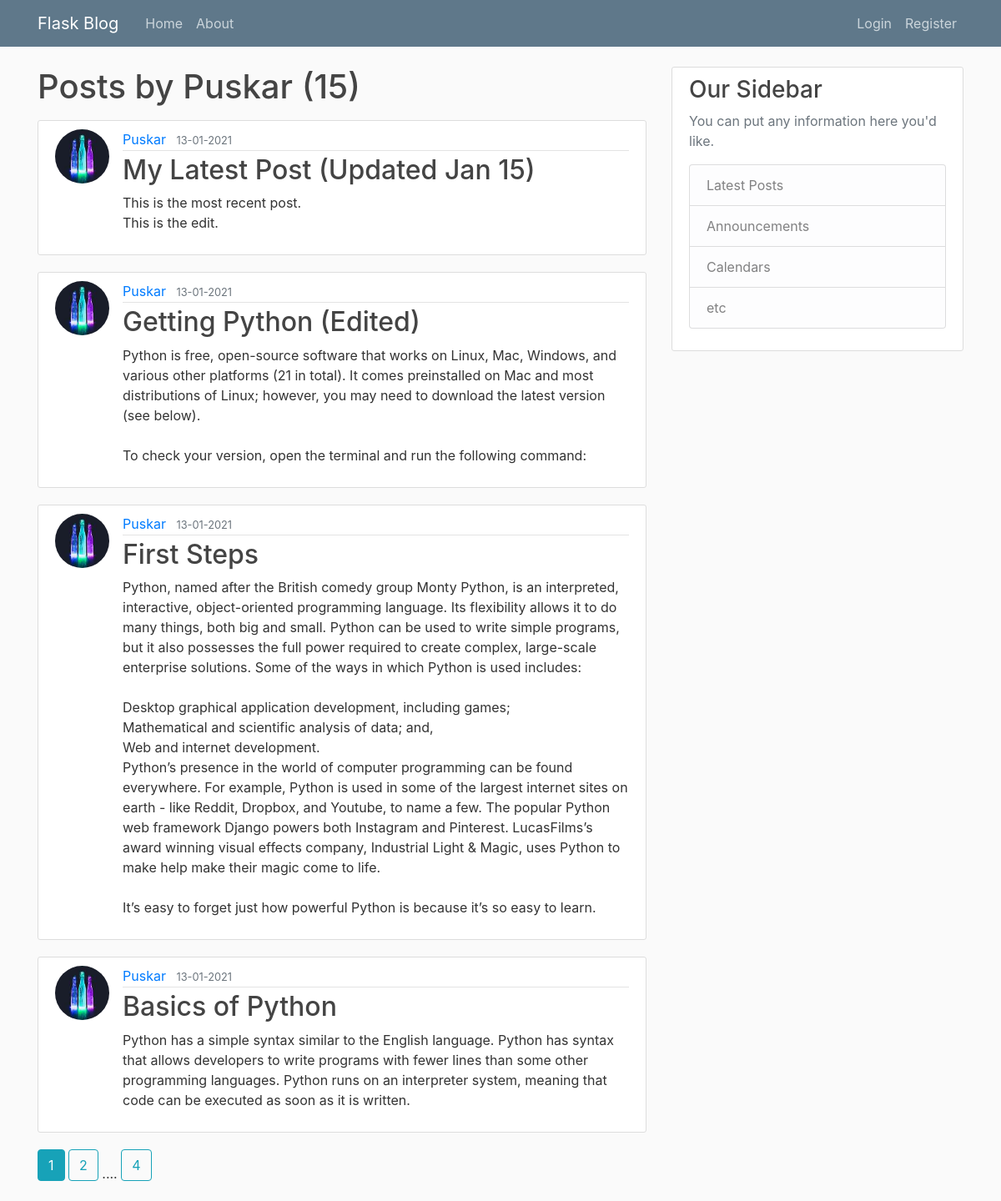
/user/Puskar, run on the app's committed database.
### app/models.py (models this page shows, shortened)
class User(db.Model, UserMixin):
    id = db.Column(db.Integer, primary_key=True)
    username = db.Column(db.String(20), unique=True, nullable=False)
    email = db.Column(db.String(120), unique=True, nullable=False)
    image_file = db.Column(db.String(120), nullable=False, default='default.jpg')
    password = db.Column(db.String(60), nullable=False)
    posts = db.relationship('Post', backref='author', lazy=True)

class Post(db.Model):
    id = db.Column(db.Integer, primary_key=True)
    title = db.Column(db.String(100), nullable=False)
    date_posted = db.Column(db.DateTime, nullable=False, default=datetime.utcnow)
    content = db.Column(db.Text, nullable=False)
    user_id = db.Column(db.Integer, db.ForeignKey('user.id'), nullable=False)

### app/users/routes.py (the view)
@users.route('/user/<string:username>')      #<> dynamic parameter in the url
def user_posts(username):
    page = request.args.get('page', 1, type=int)
    user= User.query.filter_by(username=username).first_or_404()
    posts = Post.query.filter_by(author=user)\
                .order_by(Post.date_posted.desc())\
                .paginate(page=page, per_page=4)
    return render_template('user_posts.html', posts=posts, user=user)

### app/templates/user_posts.html
{% extends 'layout.html' %}
{% block content %}
    <h1 class="mb-3">Posts by {{ user.username }} ({{ posts.total }})</h1>
    {% for post in posts.items %}
        <article class="media content-section">
            <img class="rounded-circle article-img" src="{{ url_for('static', filename="profile_pics/"+ post.author.image_file) }}">
            <div class="media-body">
                <div class="article-metadata">
                <a class="mr-2" href="{{ url_for('users.user_posts', username=post.author.username) }}">{{ post.author.username }}</a>
                <small class="text-muted">{{ post.date_posted.strftime('%d-%m-%Y') }}</small>
                </div>
                <h2><a class="article-title" href="{{ url_for('posts.post', post_id=post.id) }}">{{ post.title }}</a></h2>
                <p class="article-content">{{ post.content }}</p>
            </div>
            </article>
    {% endfor %}
    {% for page_num in posts.iter_pages(left_edge=1, right_edge=1, left_current=1, right_current=2) %}
        {% if page_num %}
            {% if posts.page== page_num %}
                <a class="btn btn-info mb-4" href="{{ url_for('users.user_posts', username=user.username, page=page_num) }}">{{ page_num }}</a>
            {% else %}
                <a class="btn btn-outline-info mb-4" href="{{ url_for('users.user_posts',username=user.username, page=page_num) }}">{{ page_num }}</a>
            {% endif %}
        {% else %}
            ....
        {% endif %}
    {% endfor %}
{% endblock content %}

### app/static/main.css (style rules this page uses)
body { background: #fafafa; color: #333333; margin-top: 5rem; }
h1, h2, h3, h4, h5, h6 { color: #444444; }
.content-section { background: #ffffff; padding: 10px 20px; border: 1px solid #dddddd; border-radius: 3px; margin-bottom: 20px; }
.article-title { color: #444444; }
.article-content { white-space: pre-line; }
.article-img { height: 65px; width: 65px; margin-right: 16px; }
.article-metadata { padding-bottom: 1px; margin-bottom: 4px; border-bottom: 1px solid #e3e3e3 }

### data on the page
User: username "Puskar"
Post: image_file (picture), author.username "Puskar", date_posted "13-01-2021", title "My Latest Post (Updated Jan 15)", content "This is the most recent post. This is the edit."
Post: image_file (picture), author.username "Puskar", date_posted "13-01-2021", title "Getting Python (Edited)", content "Python is free, open-source software that works on Linux, Mac, Windows, and various other platforms (21 in total). It comes preinstalled on Mac and most distributions of Linux; however, you may need to download the latest version (see below). To check your version, open the terminal and run the following command:"
Post: image_file (picture), author.username "Puskar", date_posted "13-01-2021", title "First Steps", content "Python, named after the British comedy group Monty Python, is an interpreted, interactive, object-oriented programming language. Its flexibility allows it to do many things, both big and small. Python can be used to write simple programs, but it also possesses the full power required to create complex, large-scale enterprise solutions. Some of the ways in which Python is used includes: Desktop graphical application development, including games; Mathematical and scientific analysis of data; and, Web and internet development. Python’s presence in the world of computer programming can be found everywhere. For example, Python is used in some of the largest internet sites on earth - like Reddit,…"
Post: image_file (picture), author.username "Puskar", date_posted "13-01-2021", title "Basics of Python", content "Python has a simple syntax similar to the English language. Python has syntax that allows developers to write programs with fewer lines than some other programming languages. Python runs on an interpreter system, meaning that code can be executed as soon as it is written."

### other printed values
{{ posts.total }} "15"
{{ page_num }} "1"
{{ page_num }} "2" "4"
